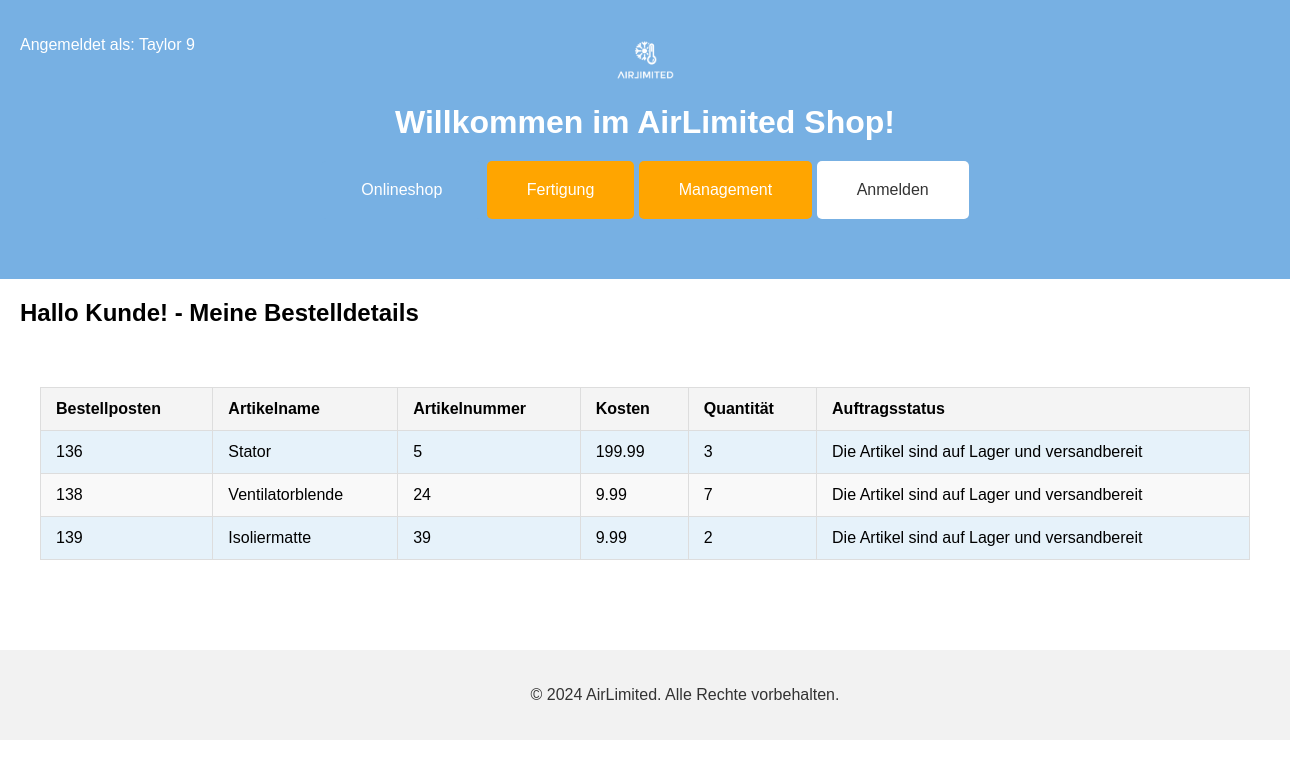
The app's page /bestelldetails.php?BestellNr=127 (signed in) with its own data.
### tables this page shows
CREATE TABLE IF NOT EXISTS `bestellposten` (
  `BestellNr` int(11) NOT NULL,
  `BestellpostenNr` int(11) NOT NULL AUTO_INCREMENT,
  `Quantität` int(11) NOT NULL,
  `SKUNr` int(11) NOT NULL,
  `versandbereit` tinyint(4) NOT NULL DEFAULT 0,
  PRIMARY KEY (`BestellpostenNr`,`BestellNr`) USING BTREE,
  KEY `SKUNr` (`SKUNr`),
  KEY `bestellposten_BestellNr` (`BestellNr`),
  CONSTRAINT `SKUNr` FOREIGN KEY (`SKUNr`) REFERENCES `sku` (`SKUNr`) ON DELETE NO ACTION ON UPDATE NO ACTION,
  CONSTRAINT `bestellposten_BestellNr` FOREIGN KEY (`BestellNr`) REFERENCES `bestellung` (`BestellNr`) ON DELETE NO ACTION ON UPDATE NO ACTION
);

CREATE TABLE IF NOT EXISTS `sku` (
  `SKUNr` int(11) NOT NULL AUTO_INCREMENT,
  `Name` varchar(20) NOT NULL,
  `Standardlosgroeße` int(11) NOT NULL DEFAULT 0,
  `Laenge` float DEFAULT NULL,
  `Breite` float DEFAULT NULL,
  `Hoehe` float DEFAULT NULL,
  `Gewicht` float DEFAULT NULL,
  `Beschreibung` varchar(200) DEFAULT NULL,
  `Preis` float DEFAULT NULL,
  `Foto` varchar(50) DEFAULT NULL,
  `Art` varchar(50) DEFAULT NULL,
  `Fertigungsanweisungen` varchar(50) DEFAULT NULL,
  `FertigungsNr` int(11) DEFAULT NULL,
  `LagerNr` int(11) DEFAULT NULL,
  PRIMARY KEY (`SKUNr`),
  KEY `FertigungsNr` (`FertigungsNr`),
  KEY `Lagerstandort` (`LagerNr`),
  CONSTRAINT `sku FertigungsNr` FOREIGN KEY (`FertigungsNr`) REFERENCES `fertigung` (`FertigungsNr`) ON DELETE NO ACTION ON UPDATE NO ACTION,
  CONSTRAINT `sku LagerNr` FOREIGN KEY (`LagerNr`) REFERENCES `lager` (`LagerNr`) ON DELETE NO ACTION ON UPDATE NO ACTION
);

### db_class.php (called while the page is built, shortened)
<?php
class DBConnector
{
	private $database = null;
	public function connect()
	{
		$this->database = mysqli_connect(DB_HOST, DB_USER, DB_PASSWORD) or die('Verbindung schlug fehl: '.mysqli_error($this->database));
		mysqli_select_db($this->database, DB_NAME) or die('Verbindung schlug fehl: '.mysqli_error($this->database));
		mysqli_query($this->database, "SET CHARSET 'utf8'") or die('Verbindung schlug fehl: '.mysqli_error($this->database));
		mysqli_query($this->database, "SET NAMES 'UTF8'") or die('Verbindung schlug fehl: '.mysqli_error($this->database));
	}
	static public function fetchEntity($QueryResult)
	{
		return mysqli_fetch_object($QueryResult);
	}
	static public function fetchEntityArray($QueryResult)
	{
		$result = array();
		while( $item = DBConnector::fetchEntity($QueryResult) )
			$result[] = $item;
		return $result;
	}
	public function query($Query)
	{
		$result = mysqli_query($this->database, $Query);
		return $result;
	}
	public function getEntityArray($Query)
	{
		$result = $this->query($Query);
		if( $result )
			return $this->fetchEntityArray($result);
		else
			return false;
	}
}
?>

### bestelldetails.php (the view, shortened to what this page needs)
<?php
if (isset($_SESSION['userType']) && isset($_SESSION['userID'])) {
    $userType = $_SESSION['userType'];
    $userID = $_SESSION['userID'];
    $userTypeText = "Angemeldet als: " . $userType . " ";
    $userIDText = $userID . "<br>";
} else {
    $userTypeText = "Nicht Angemeldet". "<br>";
    $userIDText = '';
}
require_once "db_class.php";
$DBServer   = 'localhost';
$DBHost     = 'airlimited';
$DBUser     = 'root';
$DBPassword = '';
$db = new DBConnector($DBServer, $DBHost, $DBUser, $DBPassword);
$db->connect();
if (isset($_GET['BestellNr'])) {
    $bestellnr = htmlspecialchars($_GET['BestellNr']);
} else {
    $bestellnr = 1;
}
$query = 'SELECT DISTINCT bestellposten.BestellpostenNr, sku.`Name`, bestellposten.SKUNr, sku.Preis, bestellposten.Quantität, auftrag.`Status`';
$query .= ' FROM bestellposten';
$query .= ' LEFT JOIN sku ON bestellposten.SKUNr = sku.SKUNr';
$query .= ' LEFT JOIN bestellung ON bestellposten.BestellNr = bestellung.BestellNr';
$query .= ' LEFT JOIN gehoert_zu ON bestellung.BestellNr = gehoert_zu.BestellNr';
$query .= ' LEFT JOIN auftrag ON gehoert_zu.AuftragsNr = auftrag.AuftragsNr';
$query .= ' WHERE bestellposten.BestellNr = ' . $bestellnr;
$result = $db->getEntityArray($query);
?>
<!DOCTYPE html>
<html lang="de">
<head>
    <link rel="stylesheet" href="styles.css">
</head>
<body>
<header>
    <div class="logo">
        <img src="logo.png" alt="AirLimited Logo">
    </div>
    <h1>Willkommen im AirLimited Shop!</h1>
    <nav>
        <button onclick="window.location.href='onlineshop.php'">Onlineshop</button>
        <button onclick="window.location.href='fertigung.php'" class="fertigung-btn">Fertigung</button>
        <button onclick="window.location.href='management.php'" class="management-btn">Management</button>
        <button onclick="window.location.href='index.php'" class="login-btn">Anmelden</button>
    </nav>
    <div class="meine-logindaten">
        <p>
            <?php
                echo $userTypeText;
                echo $userIDText;
            ?>
        </p>
    </div>
</header>
<h2> Hallo Kunde! - Meine Bestelldetails </h2>
<main>
    <table>
        <thead>
            <tr>
                <th>Bestellposten</th>
                <th>Artikelname</th>
                <th>Artikelnummer</th>
                <th>Kosten</th>
                <th>Quantität</th>
                <th>Auftragsstatus</th>
            </tr>
        </thead>
        <tbody>
            <?php
            if ($result) {
                foreach ($result as $bestellposten) {
                    echo '<tr>';
                    echo '<td>' . $bestellposten->BestellpostenNr . '</td>';
                    echo '<td>' . $bestellposten->Name. '</td>';
                    echo '<td>' . $bestellposten->SKUNr. '</td>';
                    echo '<td>' . $bestellposten->Preis . '</td>';
                    echo '<td>' . $bestellposten->Quantität . '</td>';
                    echo '<td>' . (!empty($bestellposten->Status) ? $bestellposten->Status : 'Die Artikel sind auf Lager und versandbereit') . '</td>';
                    echo '</tr>';
                }
            } else {
                echo '<tr><td colspan="6">Keine Bestellungen gefunden.</td></tr>';
            }
            ?>
        </tbody>
    </table>
</main>
<footer>
    <p>&copy; 2024 AirLimited. Alle Rechte vorbehalten.</p>
</footer>
</body>
</html>

### styles.css (style rules this page uses)
body { font-family: Arial, sans-serif; margin: 0; padding: 0; }
header { background-color: #77b0e3; color: white; padding: 40px; display: flex; flex-direction: column; align-items: center; }
header h1 { margin: 0; margin-top: 20px; }
h2 { text-align: left; margin-left: 20px; margin-top: 20px; margin-bottom: 20px; }
.logo img { height: 40px; }
nav { margin-top: 20px; }
nav button { margin-bottom: 20px; background-color: #77b0e3; border: none; color: white; padding: 20px 40px; text-align: center; text-decoration: none; display: inline-block; font-size: 16px; cursor: pointer; border-radius: 5px; }
.login-btn { background-color: white; color: #333; }
.management-btn, .fertigung-btn { background-color: #ffa500; }
.meine-logindaten { position: absolute; top: 20px; left: 20px; }
.meine-logindaten p { color: white; text-align: left; text-decoration: none; font-size: 16px; }
main { padding: 40px; }
footer { background-color: #f2f2f2; color: #333; padding: 20px 40px; position: relative; bottom: 0; width: 100%; text-align: center; margin-top: 50px; }
table { width: 100%; border-collapse: collapse; }
th, td { padding: 12px 15px; text-align: left; border: 1px solid #ddd; }
th { background-color: #f4f4f4; }
tr:nth-child(even) { background-color: #f9f9f9; }
tr:nth-child(odd) { background-color: #e6f2fa; }

### records on screen
bestellposten: BestellpostenNr "136", SKUNr.Name "Stator", SKUNr "5", SKUNr.Preis "199.99", Quantität "3"
bestellposten: BestellpostenNr "138", SKUNr.Name "Ventilatorblende", SKUNr "24", SKUNr.Preis "9.99", Quantität "7"
bestellposten: BestellpostenNr "139", SKUNr.Name "Isoliermatte", SKUNr "39", SKUNr.Preis "9.99", Quantität "2"

### other values on screen
$userTypeText "Angemeldet als: Taylor"
$userID "9"
